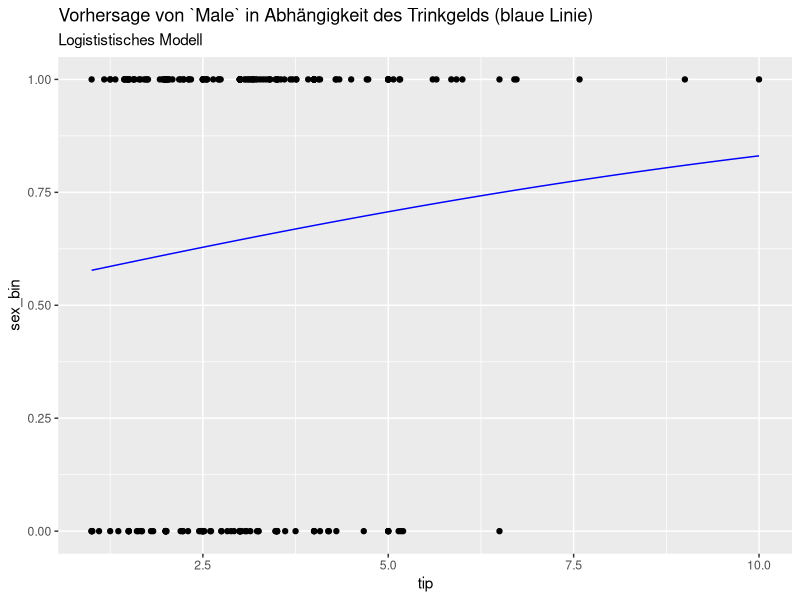
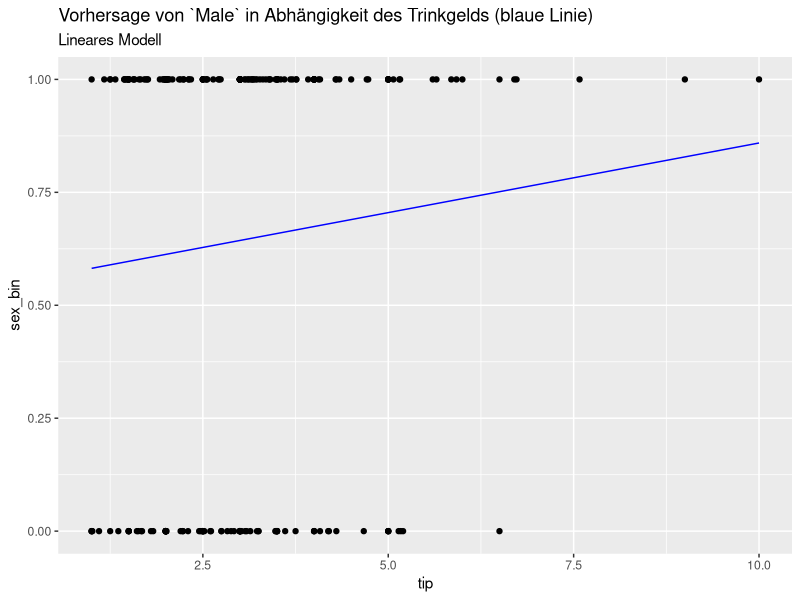

The R script that drew these images, in order:
## ---- chunk 1
library(tidyverse)
## ---- chunk 2
data(tips, package = "reshape2")
## ---- chunk 3
levels(tips$sex)
## ---- chunk 4
tips %>% 
  group_by(sex) %>%
  summarise(mean(tip))
## ---- chunk 5
glm1 <- glm(sex ~ tip, data=tips, family = "binomial")
glm1
## ---- chunk 6
tips <-
  tips %>% 
  mutate(sex_bin = ifelse(sex == "Female", 0, 1))
## ---- chunk 7

glm2 <- glm(sex_bin ~ tip, data = tips, family = "binomial")
glm2
## ---- chunk 8
glm1$coefficients[["tip"]]
glm2$coefficients[["tip"]]
## ---- chunk 9
pred_df <-
  tibble(
    tip = seq(min(tips$tip), max(tips$tip), by = .1),
    y = predict(glm1, type = "response", newdata = tibble(tip))
  )

ggplot(tips) +
  aes(x = tip, y = sex_bin) +
  geom_point() +
  geom_line(data = pred_df, aes(x = tip, y = y), color = "blue") +
  labs(title = "Vorhersage von `Male` in Abhängigkeit des Trinkgelds (blaue Linie)",
       subtitle = "Logististisches Modell")

## ---- chunk 10
lm1 <- lm(sex_bin ~ tip, data = tips)
## ---- chunk 11
pred_df <-
  tibble(
    tip = seq(min(tips$tip), max(tips$tip), by = .1),
    y = predict(lm1,  newdata = tibble(tip))
  )

ggplot(tips) +
  aes(x = tip, y = sex_bin) +
  geom_point() +
  geom_line(data = pred_df, aes(x = tip, y = y), color = "blue") +
  labs(title = "Vorhersage von `Male` in Abhängigkeit des Trinkgelds (blaue Linie)",
       subtitle = "Lineares Modell")

